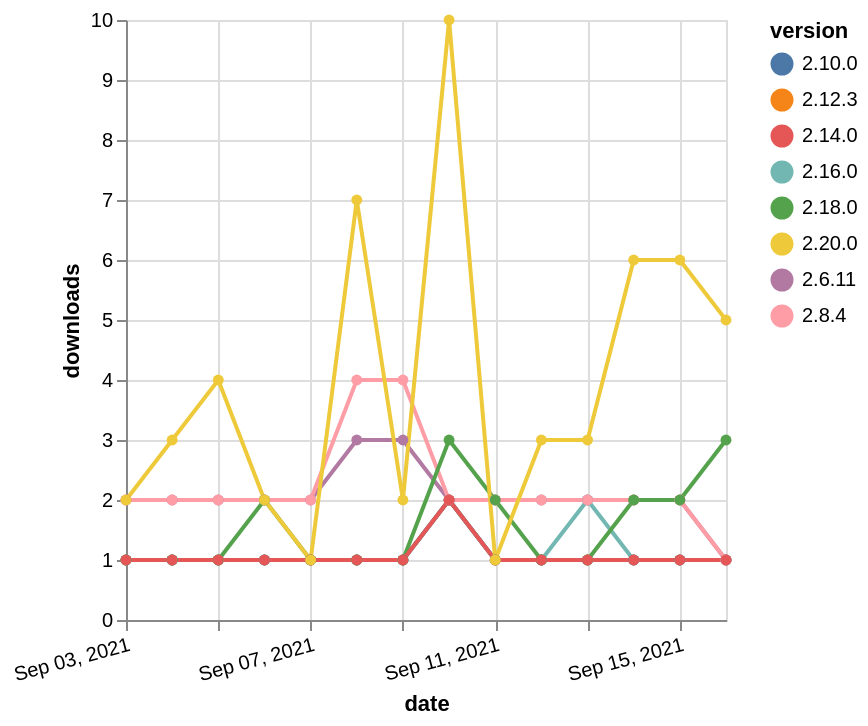

Write a Vega-Lite specification for this figure.
### Vega-Lite specification from a JSON file in a GitHub repository (floating-point values rounded to 4 significant figures)
{"$schema": "https://vega.github.io/schema/vega-lite/v5.json", "description": "A simple bar chart with embedded data.", "data": {"values": [{"date": "2021-09-03", "total": 285, "delta": 1, "version": "2.12.3"}, {"date": "2021-09-04", "total": 286, "delta": 1, "version": "2.12.3"}, {"date": "2021-09-05", "total": 287, "delta": 1, "version": "2.12.3"}, {"date": "2021-09-06", "total": 288, "delta": 1, "version": "2.12.3"}, {"date": "2021-09-07", "total": 289, "delta": 1, "version": "2.12.3"}, {"date": "2021-09-08", "total": 290, "delta": 1, "version": "2.12.3"}, {"date": "2021-09-09", "total": 291, "delta": 1, "version": "2.12.3"}, {"date": "2021-09-10", "total": 293, "delta": 2, "version": "2.12.3"}, {"date": "2021-09-11", "total": 294, "delta": 1, "version": "2.12.3"}, {"date": "2021-09-12", "total": 295, "delta": 1, "version": "2.12.3"}, {"date": "2021-09-13", "total": 296, "delta": 1, "version": "2.12.3"}, {"date": "2021-09-14", "total": 297, "delta": 1, "version": "2.12.3"}, {"date": "2021-09-15", "total": 298, "delta": 1, "version": "2.12.3"}, {"date": "2021-09-16", "total": 299, "delta": 1, "version": "2.12.3"}, {"date": "2021-09-03", "total": 293, "delta": 1, "version": "2.16.0"}, {"date": "2021-09-04", "total": 294, "delta": 1, "version": "2.16.0"}, {"date": "2021-09-05", "total": 295, "delta": 1, "version": "2.16.0"}, {"date": "2021-09-06", "total": 296, "delta": 1, "version": "2.16.0"}, {"date": "2021-09-07", "total": 297, "delta": 1, "version": "2.16.0"}, {"date": "2021-09-08", "total": 298, "delta": 1, "version": "2.16.0"}, {"date": "2021-09-09", "total": 299, "delta": 1, "version": "2.16.0"}, {"date": "2021-09-10", "total": 301, "delta": 2, "version": "2.16.0"}, {"date": "2021-09-11", "total": 302, "delta": 1, "version": "2.16.0"}, {"date": "2021-09-12", "total": 303, "delta": 1, "version": "2.16.0"}, {"date": "2021-09-13", "total": 305, "delta": 2, "version": "2.16.0"}, {"date": "2021-09-14", "total": 306, "delta": 1, "version": "2.16.0"}, {"date": "2021-09-15", "total": 307, "delta": 1, "version": "2.16.0"}, {"date": "2021-09-16", "total": 308, "delta": 1, "version": "2.16.0"}, {"date": "2021-09-03", "total": 503, "delta": 1, "version": "2.10.0"}, {"date": "2021-09-04", "total": 504, "delta": 1, "version": "2.10.0"}, {"date": "2021-09-05", "total": 505, "delta": 1, "version": "2.10.0"}, {"date": "2021-09-06", "total": 506, "delta": 1, "version": "2.10.0"}, {"date": "2021-09-07", "total": 507, "delta": 1, "version": "2.10.0"}, {"date": "2021-09-08", "total": 508, "delta": 1, "version": "2.10.0"}, {"date": "2021-09-09", "total": 509, "delta": 1, "version": "2.10.0"}, {"date": "2021-09-10", "total": 511, "delta": 2, "version": "2.10.0"}, {"date": "2021-09-11", "total": 512, "delta": 1, "version": "2.10.0"}, {"date": "2021-09-12", "total": 513, "delta": 1, "version": "2.10.0"}, {"date": "2021-09-13", "total": 514, "delta": 1, "version": "2.10.0"}, {"date": "2021-09-14", "total": 515, "delta": 1, "version": "2.10.0"}, {"date": "2021-09-15", "total": 516, "delta": 1, "version": "2.10.0"}, {"date": "2021-09-16", "total": 517, "delta": 1, "version": "2.10.0"}, {"date": "2021-09-03", "total": 2532, "delta": 2, "version": "2.6.11"}, {"date": "2021-09-04", "total": 2534, "delta": 2, "version": "2.6.11"}, {"date": "2021-09-05", "total": 2536, "delta": 2, "version": "2.6.11"}, {"date": "2021-09-06", "total": 2538, "delta": 2, "version": "2.6.11"}, {"date": "2021-09-07", "total": 2540, "delta": 2, "version": "2.6.11"}, {"date": "2021-09-08", "total": 2543, "delta": 3, "version": "2.6.11"}, {"date": "2021-09-09", "total": 2546, "delta": 3, "version": "2.6.11"}, {"date": "2021-09-10", "total": 2548, "delta": 2, "version": "2.6.11"}, {"date": "2021-09-11", "total": 2550, "delta": 2, "version": "2.6.11"}, {"date": "2021-09-12", "total": 2552, "delta": 2, "version": "2.6.11"}, {"date": "2021-09-13", "total": 2554, "delta": 2, "version": "2.6.11"}, {"date": "2021-09-14", "total": 2556, "delta": 2, "version": "2.6.11"}, {"date": "2021-09-15", "total": 2558, "delta": 2, "version": "2.6.11"}, {"date": "2021-09-16", "total": 2559, "delta": 1, "version": "2.6.11"}, {"date": "2021-09-03", "total": 2678, "delta": 2, "version": "2.8.4"}, {"date": "2021-09-04", "total": 2680, "delta": 2, "version": "2.8.4"}, {"date": "2021-09-05", "total": 2682, "delta": 2, "version": "2.8.4"}, {"date": "2021-09-06", "total": 2684, "delta": 2, "version": "2.8.4"}, {"date": "2021-09-07", "total": 2686, "delta": 2, "version": "2.8.4"}, {"date": "2021-09-08", "total": 2690, "delta": 4, "version": "2.8.4"}, {"date": "2021-09-09", "total": 2694, "delta": 4, "version": "2.8.4"}, {"date": "2021-09-10", "total": 2696, "delta": 2, "version": "2.8.4"}, {"date": "2021-09-11", "total": 2698, "delta": 2, "version": "2.8.4"}, {"date": "2021-09-12", "total": 2700, "delta": 2, "version": "2.8.4"}, {"date": "2021-09-13", "total": 2702, "delta": 2, "version": "2.8.4"}, {"date": "2021-09-14", "total": 2704, "delta": 2, "version": "2.8.4"}, {"date": "2021-09-15", "total": 2706, "delta": 2, "version": "2.8.4"}, {"date": "2021-09-16", "total": 2707, "delta": 1, "version": "2.8.4"}, {"date": "2021-09-03", "total": 424, "delta": 1, "version": "2.18.0"}, {"date": "2021-09-04", "total": 425, "delta": 1, "version": "2.18.0"}, {"date": "2021-09-05", "total": 426, "delta": 1, "version": "2.18.0"}, {"date": "2021-09-06", "total": 428, "delta": 2, "version": "2.18.0"}, {"date": "2021-09-07", "total": 429, "delta": 1, "version": "2.18.0"}, {"date": "2021-09-08", "total": 430, "delta": 1, "version": "2.18.0"}, {"date": "2021-09-09", "total": 431, "delta": 1, "version": "2.18.0"}, {"date": "2021-09-10", "total": 434, "delta": 3, "version": "2.18.0"}, {"date": "2021-09-11", "total": 436, "delta": 2, "version": "2.18.0"}, {"date": "2021-09-12", "total": 437, "delta": 1, "version": "2.18.0"}, {"date": "2021-09-13", "total": 438, "delta": 1, "version": "2.18.0"}, {"date": "2021-09-14", "total": 440, "delta": 2, "version": "2.18.0"}, {"date": "2021-09-15", "total": 442, "delta": 2, "version": "2.18.0"}, {"date": "2021-09-16", "total": 445, "delta": 3, "version": "2.18.0"}, {"date": "2021-09-03", "total": 482, "delta": 1, "version": "2.14.0"}, {"date": "2021-09-04", "total": 483, "delta": 1, "version": "2.14.0"}, {"date": "2021-09-05", "total": 484, "delta": 1, "version": "2.14.0"}, {"date": "2021-09-06", "total": 485, "delta": 1, "version": "2.14.0"}, {"date": "2021-09-07", "total": 486, "delta": 1, "version": "2.14.0"}, {"date": "2021-09-08", "total": 487, "delta": 1, "version": "2.14.0"}, {"date": "2021-09-09", "total": 488, "delta": 1, "version": "2.14.0"}, {"date": "2021-09-10", "total": 490, "delta": 2, "version": "2.14.0"}, {"date": "2021-09-11", "total": 491, "delta": 1, "version": "2.14.0"}, {"date": "2021-09-12", "total": 492, "delta": 1, "version": "2.14.0"}, {"date": "2021-09-13", "total": 493, "delta": 1, "version": "2.14.0"}, {"date": "2021-09-14", "total": 494, "delta": 1, "version": "2.14.0"}, {"date": "2021-09-15", "total": 495, "delta": 1, "version": "2.14.0"}, {"date": "2021-09-16", "total": 496, "delta": 1, "version": "2.14.0"}, {"date": "2021-09-03", "total": 236, "delta": 2, "version": "2.20.0"}, {"date": "2021-09-04", "total": 239, "delta": 3, "version": "2.20.0"}, {"date": "2021-09-05", "total": 243, "delta": 4, "version": "2.20.0"}, {"date": "2021-09-06", "total": 245, "delta": 2, "version": "2.20.0"}, {"date": "2021-09-07", "total": 246, "delta": 1, "version": "2.20.0"}, {"date": "2021-09-08", "total": 253, "delta": 7, "version": "2.20.0"}, {"date": "2021-09-09", "total": 255, "delta": 2, "version": "2.20.0"}, {"date": "2021-09-10", "total": 265, "delta": 10, "version": "2.20.0"}, {"date": "2021-09-11", "total": 266, "delta": 1, "version": "2.20.0"}, {"date": "2021-09-12", "total": 269, "delta": 3, "version": "2.20.0"}, {"date": "2021-09-13", "total": 272, "delta": 3, "version": "2.20.0"}, {"date": "2021-09-14", "total": 278, "delta": 6, "version": "2.20.0"}, {"date": "2021-09-15", "total": 284, "delta": 6, "version": "2.20.0"}, {"date": "2021-09-16", "total": 289, "delta": 5, "version": "2.20.0"}]}, "width": "container", "mark": {"type": "line", "point": {"filled": true}}, "encoding": {"x": {"field": "date", "type": "temporal", "timeUnit": "yearmonthdate", "title": "date", "axis": {"labelAngle": -15}}, "y": {"field": "delta", "type": "quantitative", "title": "downloads"}, "color": {"field": "version", "type": "nominal"}, "tooltip": {"field": "delta"}}}
